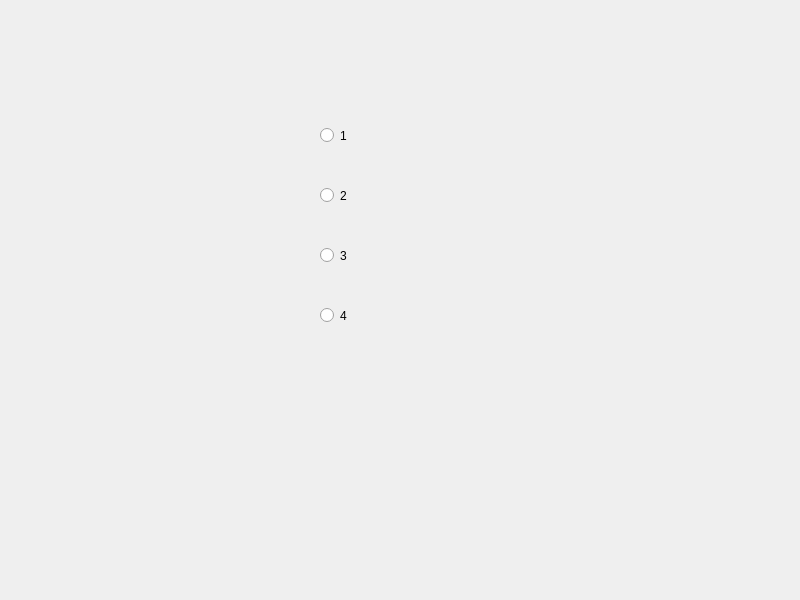
<?xml version="1.0" encoding="UTF-8"?>
<ui version="4.0">
 <class>Widget</class>
 <widget class="QWidget" name="Widget">
  <property name="geometry">
   <rect>
    <x>0</x>
    <y>0</y>
    <width>800</width>
    <height>600</height>
   </rect>
  </property>
  <property name="windowTitle">
   <string>Widget</string>
  </property>
  <widget class="QRadioButton" name="radioButton">
   <property name="geometry">
    <rect>
     <x>320</x>
     <y>100</y>
     <width>191</width>
     <height>71</height>
    </rect>
   </property>
   <property name="text">
    <string>1</string>
   </property>
  </widget>
  <widget class="QRadioButton" name="radioButton_2">
   <property name="geometry">
    <rect>
     <x>320</x>
     <y>160</y>
     <width>191</width>
     <height>71</height>
    </rect>
   </property>
   <property name="text">
    <string>2</string>
   </property>
  </widget>
  <widget class="QRadioButton" name="radioButton_3">
   <property name="geometry">
    <rect>
     <x>320</x>
     <y>220</y>
     <width>191</width>
     <height>71</height>
    </rect>
   </property>
   <property name="text">
    <string>3</string>
   </property>
  </widget>
  <widget class="QRadioButton" name="radioButton_4">
   <property name="geometry">
    <rect>
     <x>320</x>
     <y>280</y>
     <width>191</width>
     <height>71</height>
    </rect>
   </property>
   <property name="text">
    <string>4</string>
   </property>
  </widget>
 </widget>
 <resources/>
 <connections/>
</ui>
